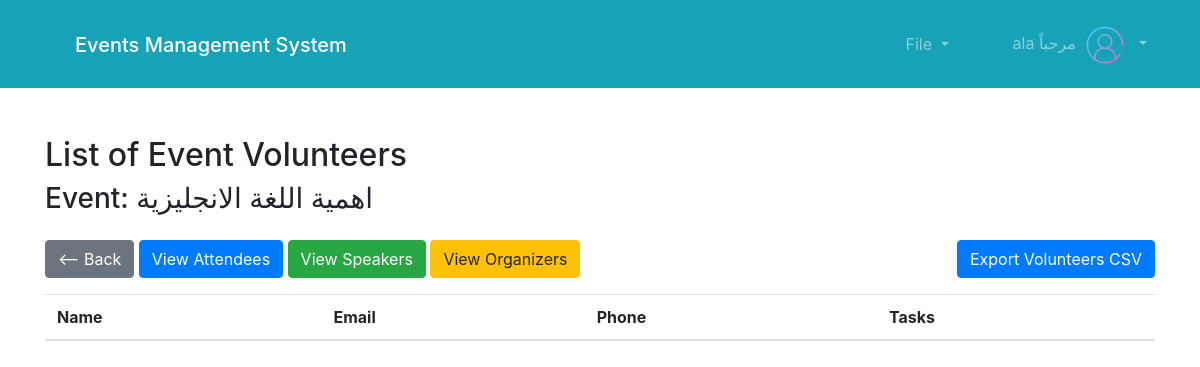
Page /event/10/volunteers/ (signed in) on the earlier database version.
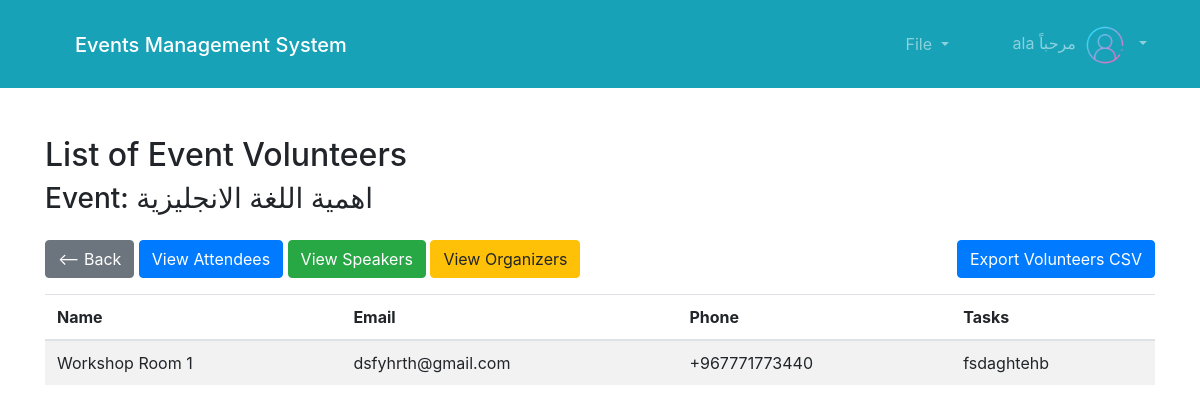
Same page on the later database version.
### Event/models.py (models this page shows, shortened)
class Event(models.Model):
    tenant = models.CharField(max_length=255)
    title = models.CharField(max_length=255)
    date = models.DateField()
    location = models.ForeignKey(Location, on_delete=models.CASCADE, related_name='events')
    description = models.TextField(max_length=1000)
    create_by = models.ForeignKey(User, related_name='events',on_delete=models.CASCADE)
    STATUS_CHOICES = [
        ('draft', 'Draft'),
        ('published', 'Published'),
        ('canceled', 'Canceled'),
    ]
    status = models.CharField(max_length=20, choices=STATUS_CHOICES, default='draft')
    discout = models.DecimalField(max_digits=10, decimal_places=2, default=0.00)
    price = models.DecimalField(max_digits=10, decimal_places=2, default=0.00)

class Registration(models.Model):
    participant = models.ForeignKey(Participant, on_delete=models.CASCADE, related_name='registrations')
    event = models.ForeignKey(Event, on_delete=models.CASCADE, related_name='registrations')
    registration_date = models.DateTimeField(auto_now_add=True)

class Participant(models.Model):
    name = models.CharField(max_length=255)
    email = models.EmailField()

class Volunteer(Participant):
    phone = models.CharField(max_length=255)
    tasks = models.TextField()

### Event/views.py (the view)
# urls.py: path('event/<int:event_id>/volunteers/', views.list_event_volunteers, name='list_event_volunteers'),
def list_event_volunteers(request, event_id):
    event = get_object_or_404(Event, pk=event_id)
    volunteers = event.registrations.filter(participant__in=Volunteer.objects.all())
    return render(
        request,
        'event_volunteers_list.html',
        {'event': event, 'volunteers': volunteers}
    )

### templates/event_volunteers_list.html
{%extends 'base.html'%}
{%block content%}
<div class="container mt-5">
    <h2>List of Event Volunteers</h2>
    <h3>Event: {{ event.title }}</h3>
    <div class="row">
        <div class="col-md-8">
            <a href="{% url 'draft_event' %}" class="btn btn-secondary mt-3">
                <-- Back
            </a>
            <a href="{% url 'list_registered_attendees' event_id=event.id %}" class="btn btn-primary mt-3">
                View Attendees
            </a>
            <a href="{% url 'list_event_speakers' event_id=event.id %}" class="btn btn-success mt-3">
                View Speakers
            </a>
            <a href="{% url 'list_event_organizers' event_id=event.id %}" class="btn btn-warning mt-3">
                View Organizers
            </a>
        </div>
        <div class="col-md-4 text-right">
            <a class="btn btn-primary mt-3" href="{% url 'export_volunteers' event.id %}" target="_blank">Export Volunteers CSV</a>
        </div>
    </div>
    <table class="table table-striped mt-3">
        <thead>
            <tr>
                <th>Name</th>
                <th>Email</th>
                <th>Phone</th>
                <th>Tasks</th>
            </tr>
        </thead>
        <tbody>
            {% for volunteer in volunteers %}
                <tr>
                    <td>{{ volunteer.participant.name }}</td>
                    <td>{{ volunteer.participant.email }}</td>
                    <td>{{ volunteer.participant.volunteer.phone }}</td>
                    <td>{{ volunteer.participant.volunteer.tasks }}</td>
                </tr>
            {% endfor %}
        </tbody>
    </table>
</div>
{% endblock %}

### templates/base.html (shortened to what this page needs)
{% load static %}
<html lang="en">
<head>
  <link rel="stylesheet" href="https://stackpath.bootstrapcdn.com/bootstrap/4.3.1/css/bootstrap.min.css">
  <link rel="stylesheet" href="https://cdnjs.cloudflare.com/ajax/libs/font-awesome/6.0.0-beta2/css/all.min.css" />
</head>
<body>
    <nav class="navbar navbar-expand-sm navbar-dark bg-info">
        <div class="container">
           <div class="col ">
             <div class="text-start col-md-6 text-right">
               <a href="#"><img src ="" class="navbar-brand"></a>
             </div>
             <div class="text-start col-md-6 text-right">
                 <h1><a class="navbar-brand text-center" href="{% url 'events_list' %}">Events Management System</a></h1>
             </div>
         </div>
          <div class="collapse navbar-collapse" id="mainMenu">
            {%if user.is_authenticated%}
            <ul class="navbar-nav ml-auto">
              <li class="nav-item dropdown m-3 mx-5">
                <a class="nav-link dropdown-toggle" href="#"  data-toggle="dropdown" aria-haspopup="true" aria-expanded="false">
                  File
                </a>
              </li>
              <li class="nav-item dropdown mt-1">
                <a class="nav-link dropdown-toggle" href="#" id="userMenu" data-toggle="dropdown" aria-haspopup="true" aria-expanded="false">
                   {{ user.username }} مرحباً
                  <img class="icon" src="{% static 'userIcon.png' %}" alt="User Icon" style="height: 50px ; width: 50px;">
                </a>
              </li>
            </ul>
              {%else%}
              <form class="form-inline ml-auto">
              <a href="{% url 'login' %}" class="btn btn-outline-light mx-5">login</a>
              <a href="{% url 'signup' %}" class="btn btn-outline-secondary">Create an Account</a>
              </form>
                  {%endif%}
          </div>
    </nav>
    {% block content %}
    {% endblock %}
</body>
</html>

Differences in the rows shown:
added Registration: participant.name "Workshop Room 1", participant.email "dsfyhrth@gmail.com", participant.volunteer.phone "+967771773440", participant.volunteer.tasks "fsdaghtehb"
